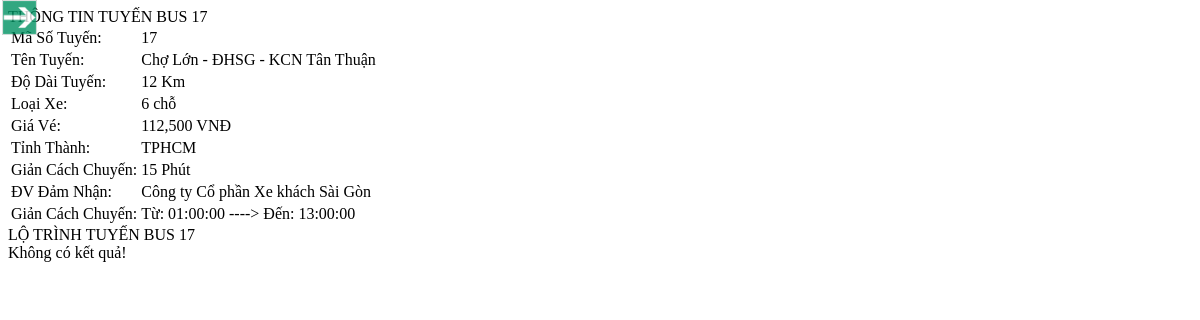
Page /php/content/chitiettuyenbus.php?id=17 on the committed database.
### tables this page shows
CREATE TABLE `tuyen_xebus` (
  `ma_sotuyen` varchar(50) NOT NULL,
  `ten_tuyen` text NOT NULL,
  `donvi_damnhan` varchar(255) DEFAULT NULL,
  `dodai_tuyen` double DEFAULT NULL,
  `loai_xe` varchar(100) NOT NULL,
  `gia_ve` varchar(100) NOT NULL,
  `ma_tinhthanh` varchar(50) NOT NULL,
  `so_chuyen` int(11) DEFAULT NULL,
  `tu` time DEFAULT NULL,
  `den` time DEFAULT NULL,
  `giancach_chuyen` int(11) DEFAULT NULL
);

### php/content/chitiettuyenbus.php (the view, shortened to what this page needs)
<div  class="tieude" name='<?php echo $_GET['id'] ?>'>THÔNG TIN TUYẾN BUS <?php echo "{$_GET['id']}";?></div>
<?php
include("connect.php");
$sql="SELECT * FROM tuyen_xebus where ma_sotuyen=".$_GET['id']."";
$retval=mysqli_query($conn, $sql) or die('Không kết nối được');
	if(mysqli_num_rows($retval) > 0){
		while($row = mysqli_fetch_assoc($retval)){
				echo "<div id='thongtintuyenbus'>
						<table class='table'>
								<tr><td>Mã Số Tuyến: </td><td>".$row['ma_sotuyen']."</td></tr>
								<tr><td>Tên Tuyến: </td><td>".$row['ten_tuyen']."</td></tr>
								<tr><td>Độ Dài Tuyến: </td><td>".$row['dodai_tuyen']." Km</td></tr>
								<tr><td>Loại Xe: </td><td>".$row['loai_xe']."</td></tr>
								<tr><td>Giá Vé: </td><td>".$row['gia_ve']."</td></tr>
								<tr><td>Tỉnh Thành: </td><td>".$row['ma_tinhthanh']."</td></tr>
								<tr><td>Giản Cách Chuyến: </td><td>".$row['giancach_chuyen']." Phút</td></tr>
								<tr><td>ĐV Đảm Nhận: </td><td>".$row['donvi_damnhan']."</td></tr>
								<tr><td>Giản Cách Chuyến: </td><td>Từ: ".$row['tu']." ----> Đến: ".$row['den']."</td></tr>
							</table>
						</div>";
			}
	}else echo "Không Có Tuyến Bus Nào!";
?>
<div id="box">
	<div class="tieude" >LỘ TRÌNH TUYẾN BUS <?php echo "{$_GET['id']}";?></div>
	<div id='showListBus' style="width: 40px; height: 40px;position: absolute;z-index: 3;top:0;left:0; margin-left:2px; opacity:0.8;">
		<img src="icon/clickHere.png" height="35px" onclick='closeListBus()' />
	</div>
	<div id="chitiettuyen">
		<?php
			include("connect.php");
			$sql="SELECT tram_xebus.stt_theotuyen, tram_xebus.ten_tram FROM tuyen_xebus, tram_xebus WHERE tuyen_xebus.ma_sotuyen = tram_xebus.ma_sotuyen AND tuyen_xebus.ma_sotuyen=".$_GET['id']."";
			$retval=mysqli_query($conn, $sql) or die('Không kết nối được');
				if(mysqli_num_rows($retval) > 0){
					while($row = mysqli_fetch_assoc($retval)){
						echo "<a href='#' onclick='' class='dstbus'>
								<table cellpadding='0' cellspacing='0'>
									<tr class='rowStop'>
										<td class='orderNo'>".$row['stt_theotuyen']."</td>
										<td style='padding-left:5px;'>".$row['ten_tram']."</td>
									</tr>
								</table>
							</a>";
				}
			}else echo "Không có kết quả!";
		?>
	</div>
</div>

### php/content/chitiettuyenbus.php (style rules this page uses)
#thongtintuyenbus { position: relative; float: left; width: 100%; height: auto; }

### rows in the picture
tuyen_xebus: ma_sotuyen "17", ten_tuyen "Chợ Lớn - ĐHSG - KCN Tân Thuận", dodai_tuyen "12", loai_xe "6 chỗ", gia_ve "112,500 VNĐ", ma_tinhthanh "TPHCM", giancach_chuyen "15", donvi_damnhan "Công ty Cổ phần Xe khách Sài Gòn", tu "01:00:00", den "13:00:00"

### other values in the picture
$_GET['id'] "17"
